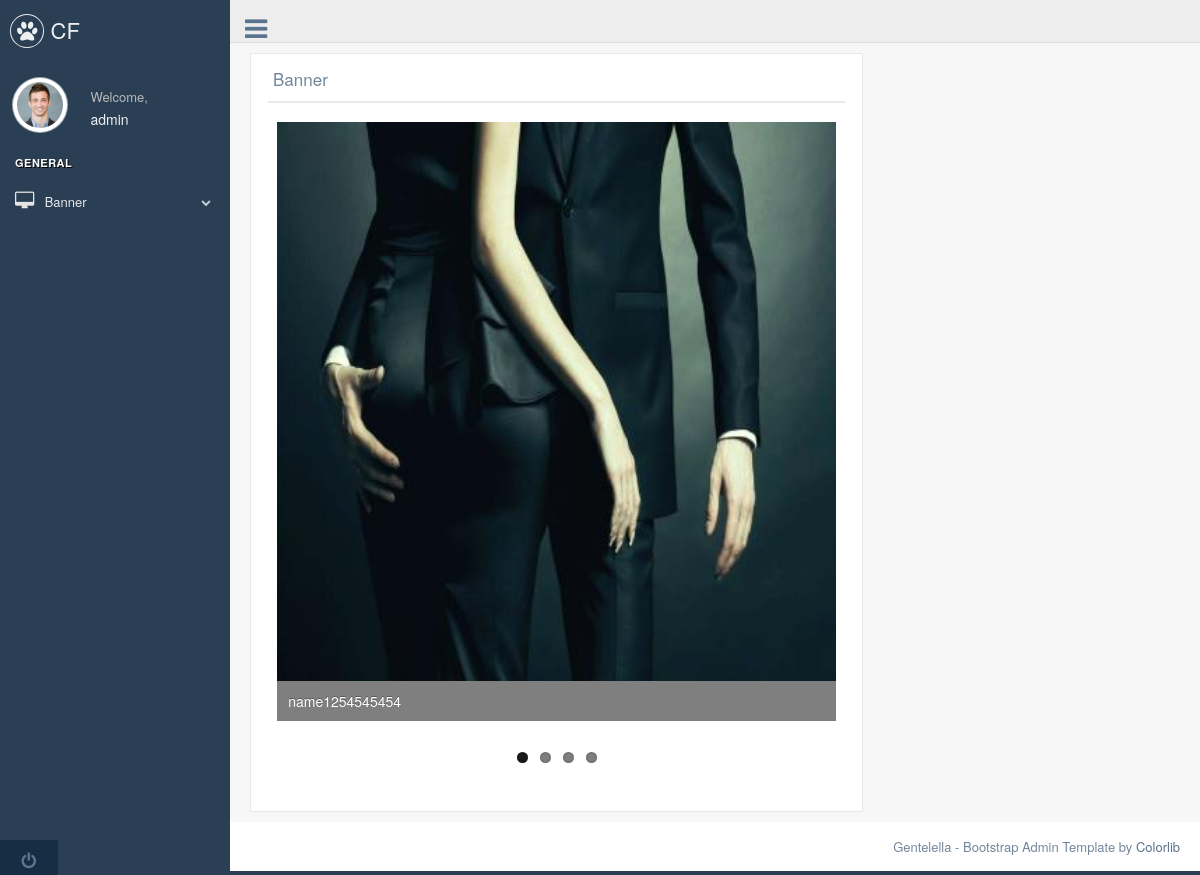
Page /banner/index.html (signed in) on the committed database.
### tables this page shows
CREATE TABLE `banner` (
  `id` int(11) NOT NULL AUTO_INCREMENT,
  `name` varchar(128) DEFAULT NULL,
  `url` varchar(128) DEFAULT NULL,
  `img` varchar(128) DEFAULT NULL,
  `status` tinyint(1) DEFAULT NULL,
  `position` int(7) DEFAULT NULL,
  PRIMARY KEY (`id`)
);

### config/routes.php (called while the page is built)
<?php
return [
    'banner/changePosition' => ['banner/changePosition', 'auth'],
    'banner/delete' => ['banner/delete', 'auth'],
    'banner/update/([0-9]+)' => ['banner/update/$1', 'auth'],
    'banner/list' => ['banner/list', 'auth'],
    'banner/create' => ['banner/create', 'auth'],
    'banner' => ['banner/index', 'auth'],
    'login/login' => ['login/login'],
    'login/logout' => ['login/logout'],
    'login' => ['login/index'],
    '' => ['home/index']
];

### app/autoload.php (called while the page is built, shortened)
<?php
spl_autoload_register(function($class){
    $class = str_replace('\\', '/',$class);
    $file = ROOT.'/'.$class.'.php';
});

### app/functions.php (called while the page is built, shortened)
<?php
function isLogin(){
    if(isset($_SESSION['user']) && !empty($_SESSION['user'])){
        return true;
    }else{
        return false;
    }
}

### app/Middleware/RedirectIfAuthenticated.php (called while the page is built, shortened)
<?php
class RedirectIfAuthenticated{
    public static function handle($param)
    {
        return true;
    }
}

### app/View.php (called while the page is built, shortened)
<?php
class View{
    public static function render($name, $params=null, $layoutName = 'default'){
        require_once (ROOT."/views/$name.php");
    }
}

### controllers/BannerController.php (called while the page is built, shortened)
<?php
class BannerController
{
    public function actionIndex(){
        $banner = new Banner();
        $arrBanner = $banner->getAll($banner::POSITION, 'status=1','asc');
        View::render('banner/index', $arrBanner);
    }
}

### index.php (called while the page is built, shortened)
<?php
require_once (ROOT . '/app/functions.php');
require_once (ROOT . '/app/View.php');
require_once (ROOT . '/app/Router.php');
require_once (ROOT . '/app/DB.php');
require_once (ROOT . '/app/autoload.php');
$router = new Router();
$router->run();

### app/Model.php (called while the page is built, shortened)
<?php
abstract class Model implements IModel
{
    public $db;
    public function __construct()
    {
        $this->db = DB::getConnection();
    }
    public function getAll($field='', $cond='' , $order='ASC' )
    {
        try {
            if(!empty($field)){
                $order = " ORDER BY $field $order";
            }
            if(!empty($cond)){
                $cond = ' WHERE '.$cond;
            }
            $sql = 'SELECT * from ' . static::table().$cond.$order;
            $result = $this->db->query($sql);
            $result->setFetchMode(PDO::FETCH_ASSOC);
            return $result->fetchAll();
        } catch (PDOException $e) {
            echo $sql . "<br>" . $e->getMessage();
        }
    }
}

### app/DB.php (called while the page is built, shortened)
<?php
class DB
{
    public static function getConnection()
    {
        $paramsPath = ROOT . '/config/db_params.php';
        $params = include($paramsPath);
        try {
            $dsn = "mysql:host={$params['host']};dbname={$params['dbname']};charset=utf8";
            $db = new \PDO($dsn, $params['user'], $params['password']);
            return $db;
        } catch (PDOException $e) {
            printme(' connect to MySQL failed', 1);
            printme("Error: " . $e->getMessage());
        }
    }
}

### models/Banner.php (called while the page is built, shortened)
<?php
class Banner extends Model
{
    public static function table()
    {
        return 'banner';
    }
}

### views/banner/index.php (the view)
<div class="col-md-8 col-sm-8 col-xs-12">
    <div class="x_panel">
        <div class="x_title">
            <h2>Banner </h2>
            <div class="clearfix"></div>
        </div>
        <div class="x_content">
            <section >
                <div class="flexslider">
                    <ul class="slides">
                        <?php foreach($params as $value){?>
                        <li>
                            <img src="/web/images/banner/<?= $value['img']?>"/>
                            <p class="flex-caption"><?= $value['name']?></p>
                        </li>
                        <?php }?>
                    </ul>
                </div>
            </section>
        </div>
    </div>
</div>

### app/Router.php (shortened to what this page needs)
<?php
class Router{
    private $routes;
    public function __construct()
    {
        $routesPath = ROOT.'/config/routes.php';
        $this->routes = include($routesPath);
    }
    private function getURI(){
        if(!empty($_SERVER['REQUEST_URI'])){
            return trim($_SERVER['REQUEST_URI'], '/');
        }
        return false;
    }
    public function run()
    {
        $uri =  $this->getURI();
        foreach ($this->routes as $uriPattern => $path_middleware) {
            if(preg_match("~$uriPattern~", $uri)){
                $path = $path_middleware[0];
                $middleware = isset($path_middleware[1]) ? $path_middleware[1] : '' ;
                if(empty($middleware) ||
                    RedirectIfAuthenticated::handle($middleware)) {
                    $internalRoute = preg_replace("~$uriPattern~", $path, $uri);
                    $segments = explode('/', $internalRoute);
                    $controllerName = array_shift($segments) . 'Controller';
                    $actionName = 'action' . ucfirst(array_shift($segments));
                    $parameters = $segments;
                    $controllerObject = new $controllerName;
                    call_user_func_array([$controllerObject, $actionName], $parameters);
                    break;
                }
            }
        }
    }
}

### web/css/style.css (style rules this page uses)
.flex-caption { padding: 2%; left: 0; bottom: 0; background: rgba(0,0,0,.5); color: #fff; text-shadow: 0 -1px 0 rgba(0,0,0,.3); font-size: 14px; line-height: 18px; }

### web/css/flexslider.css (style rules this page uses)
.slides, .slides > li, .flex-control-nav, .flex-direction-nav { margin: 0; padding: 0; list-style: none; }
.flexslider { margin: 0; padding: 0; }
.flexslider .slides > li { display: none; -webkit-backface-visibility: hidden; }
.flexslider .slides img { width: 100%; display: block; }
.flexslider .slides:after { content: "\0020"; display: block; clear: both; visibility: hidden; line-height: 0; height: 0; }
.flexslider { margin: 0 0 60px; background: #fff; border: 4px solid #fff; position: relative; zoom: 1; -webkit-border-radius: 4px; -moz-border-radius: 4px; border-radius: 4px; -webkit-box-shadow: '' 0 1px 4px rgba(0, 0, 0, 0.2); -moz-box-shadow: '' 0 1px 4px rgba(0, 0, 0, 0.2); -o-box-shadow: '' 0 1px 4px rgba(0, 0, 0, 0.2); box-shadow: '' 0 1px 4px rgba(0, 0, 0, 0.2); }
.flexslider .slides { zoom: 1; }
.flexslider .slides img { height: auto; -moz-user-select: none; }

### rows in the picture
banner: img (picture), name "name1254545454"
